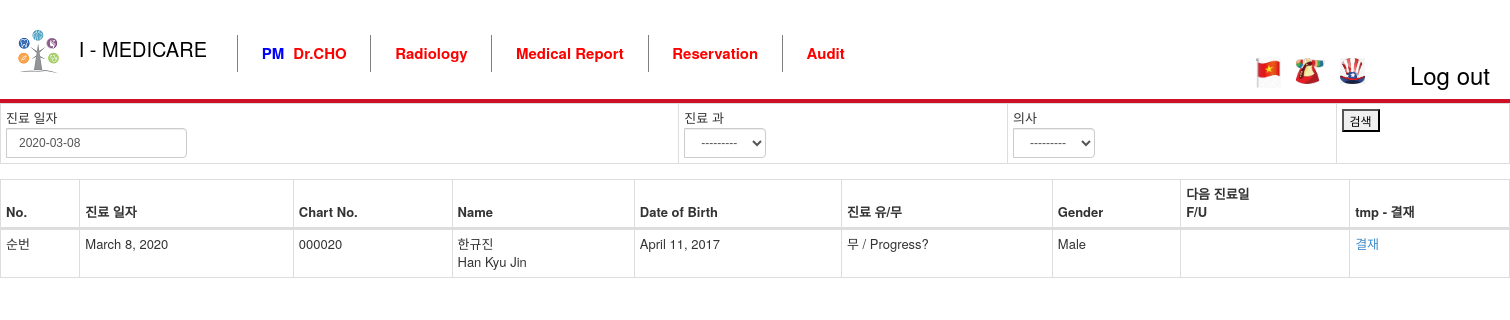
Screenshot of /receptionist/reception_status (signed in) with the database file from the repository.
### Account/models.py (models this page shows, shortened)
class User(AbstractBaseUser,PermissionsMixin):
    user_role_choices=(('ADMIN',_('Admin')),
            ('DOCTOR', _('Doctor')),
            ('PT', _('Physical Therapist')),#Physical Therapist
            ('RECEPTIONIST', _('Receptionist')),
            ('DENTREC',_('Receptionist for Dental')),
            ('PHARMACY', _('Pharmacy')),
            ('LABORATORY',_('Laboratory')),
            ('RADIATION', _('Radiation')),)
    email = models.CharField(
        verbose_name = _('email'),
        max_length = 64,
        unique = True,
        )
    is_active = models.BooleanField(
        default = True,
        verbose_name=_('is active'),
        )
    is_superuser = models.BooleanField(
        default=False,
        verbose_name=_('is superuser'),
        )
    is_staff = models.BooleanField(default=False)
    user_role = models.CharField(max_length=30, choices=user_role_choices, default='ADMIN')
    objects = UserManager()
    USERNAME_FIELD = _('email')
    def is_doctor(self):
        return str(self.user_role) == 'DOCTOR'
    def is_receptionist(self):
        return str(self.user_role) == 'RECEPTIONIST'

### Doctor/models.py (models this page shows, shortened)
class Doctor(models.Model):
    name_kor = models.CharField(
        max_length = 64,
        )
    name_eng = models.CharField(
        max_length = 64,
        )
    name_short = models.CharField(
        max_length = 64,
        )
    depart = models.ForeignKey(
        to = Depart,
        on_delete= models.DO_NOTHING,
        null=True,
        )
    user = models.OneToOneField(
        to = User,
        on_delete = models.CASCADE,
        )
    def __str__(self):
        return self.name_kor

class Depart(models.Model):
    name = models.CharField(
        max_length = 64,
        verbose_name=_('Name'),
        )
    def __str__(self):
        return self.name

### Receptionist/models.py (models this page shows)
class Reception(models.Model):
    progress_choice = (
        ('new',_('new')),
        ('deleted',_('deleted')),
        ('done',_('done'))
        )
    recorded_date = models.DateTimeField(
        auto_now_add=True,
        blank=True,
        )
    patient = models.ForeignKey(
        to = Patient,
        on_delete = models.DO_NOTHING,
        null= True,
        )
    depart = models.ForeignKey(
        to = Depart,
        on_delete = models.DO_NOTHING,
        )
    doctor = models.ForeignKey(
        to = Doctor,
        on_delete = models.DO_NOTHING,
        )
    chief_complaint = models.CharField(
        max_length = 2048,
        )
    progress = models.CharField(
        max_length = 16,
        choices=progress_choice,
        default = 'new',
        )
    reservation = models.ForeignKey(
        to = Reservation,
        on_delete = models.DO_NOTHING,
        null = True,
        )
    need_medical_report = models.BooleanField(
        default = False,
        )

### Patient/models.py (models this page shows, shortened)
class Patient(models.Model):
    name_kor = models.CharField(
        max_length = 64,
        )
    name_eng = models.CharField(
        max_length = 64,
        )
    phone = models.CharField(
        max_length = 64,
        )
    gender = models.CharField(
        max_length = 8,
        )
    date_of_birth = models.DateField(
        blank=True,
        )
    date_registered = models.DateTimeField(
        auto_now_add=True,
        )
    address = models.CharField(
        max_length = 256,
        null=True,
        )
    past_id = models.CharField(
        null = True,
        default = None,
        max_length = 32,
        )

### Receptionist/views.py (the view)
# urls.py: path('reception_status',views.reception_status, name ='reception_status'),
def reception_status(request):
    kwargs={}
    if 'search' in request.POST:
        form = SearchReceptionStatusForm(data = request.POST)
        if form.is_valid():
            if form.cleaned_data['depart'] is not None:
                kwargs['depart'] = form.cleaned_data['depart']
            if form.cleaned_data['doctor'] is not None:
                kwargs['doctor'] = form.cleaned_data['doctor']
            date_min = datetime.datetime.combine(form.cleaned_data['date'], datetime.time.min)
            date_max = datetime.datetime.combine(form.cleaned_data['date'], datetime.time.max)
    else:
        form = SearchReceptionStatusForm()
        date_min = datetime.datetime.combine(datetime.date.today(), datetime.time.min)
        date_max = datetime.datetime.combine(datetime.date.today(), datetime.time.max)
    reception = Reception.objects.filter(recorded_date__range = (date_min, date_max),**kwargs)
    return render(request,
    'Receptionist/Reception_Status.html',
            {
                'form':form,
                'datas':reception,
            },
        )

### Receptionist/templates/Receptionist/Reception_Status.html (shortened to what this page needs)
﻿{% extends "app/layout.html" %}
{% load staticfiles %}
{% block content %}
<form id="signup" class="form-horizontal" method="post" action="{% url 'Receptionist:reception_status' %}" enctype="multipart/form-data">
    <table class="table table-bordered">
        <tr>
            <td>
                <div class="input-group">
                    <div class="input-group-prepend">
                        <span class="input-group-text">진료 일자</span>
                    </div>
                    {{ form.date }}
                </div>
            </td>
            <td>
                <div class="input-group">
                    <div class="input-group-prepend">
                        <span class="input-group-text">진료 과</span>
                    </div>
                    {{ form.depart }}
                </div>
            </td>
            <td>
                <div class="input-group">
                    <div class="input-group-prepend">
                        <span class="input-group-text">의사</span>
                    </div>
                    {{ form.doctor }}
                </div>
            </td>
            <td>
                <input type="submit" value="검색" name="search" />
            </td>
        </tr>
    </table>
    <table class="table table-bordered">
        <thead>
            <tr>
                <th>No.</th>
                <th>진료 일자</th>
                <th>Chart No.</th>
                <th>Name</th>
                <th>Date of Birth</th>
                <th>진료 유/무</th>
                <th>Gender</th>
                <th>다음 진료일<br /> F/U</th>
                <th>tmp - 결재</th>
            </tr>
        </thead>
        <tbody>
            {% for data in datas%}
            <tr>
                <td>순번</td>
                <td>{{data.recorded_date.date}}</td>
                <td>{{ data.patient_id | stringformat:"06d"}}</td>
                <td>{{ data.patient.name_kor }} <br /> {{ data.patient.name_eng }} </td>
                <td>{{ data.patient.date_of_birth }}</td>
                <td>무 / Progress?</td>
                <td>{{ data.patient.gender }}</td>
                <td>{{ data.follow_update }}</td>
                <td><a href="{% url 'Receptionist:storage' reception_num=data.id%}">결재</a></td>
            </tr>
            {% endfor %}
        </tbody>
    </table>
</form>
{% endblock %}

### app/templates/app/layout.html (shortened to what this page needs)
﻿<!DOCTYPE html>
{% load i18n %}
<html >
<head>
    {% load staticfiles %}
    <link rel="stylesheet" type="text/css" href="{% static 'app/content/bootstrap.min.css' %}" />
    <link rel="stylesheet" type="text/css" href="{% static 'css/wrapper.css' %}" />
    <link rel="stylesheet" href="http://code.jquery.com/ui/1.8.18/themes/base/jquery-ui.css" type="text/css" />
    <link rel="stylesheet" type="text/css" href="https://cdn.jsdelivr.net/npm/daterangepicker/daterangepicker.css" />
</head>
<body>
    <div class="navbar navbar-inverse navbar-fixed-top" style=" margin:0px; position:inherit; background:rgb(255, 255, 255); border-bottom:4px solid rgba(206, 17, 39, 1);border-color:rgba(206, 17, 39, 1);">
        <div class="">
            <div class="navbar-header">
                <a href="{% url 'index' %}" class="navbar-brand" style="padding-top:7.5px; padding-left:15px; padding-right:15px; color:rgba(0,0,0, 1); font-size:20px; ">
                <img src="{% static 'img/Menu_icon.png' %}" style="height:47px;"/>&nbsp;&nbsp;&nbsp;I - MEDICARE</a>
            </div>
            <div class="navbar-collapse collapse top_menu" >
                <ul class="nav menu_contents_ul" style="display:inline-block">
                    {% with url_name=request.resolver_match.url_name %}
                    {% if user.is_receptionist %}
                        <li {% if url_name == 'reception_index' %}class="active"{% endif %}><a href="{% url 'Receptionist:reception_index' %}" >{{ _('Registration') }}</a></li>
                        <li {% if url_name == 'storage_page' %}class="active"{% endif %}><a href="{% url 'Receptionist:storage_page'%}">{{ _('Payment') }}</a></li>
                        <li {% if url_name == 'reservation' %}class="active"{% endif %}><a href="{% url 'Receptionist:reservation'%}">{{ _('Reservation') }}</a></li>
                    {% elif user.is_doctor %}
                        <li {% if url_name == 'index' %}class="active"{% endif %}><a href="{% url 'Doctor:index'%}">
                            <span style="margin-right:5px;color:blue;">{{ user.doctor.depart.name }} </span> Dr.{{user.doctor.name_short }}</a>
                        </li>
                        <li {% if url_name == 'radiation_index' %}class="active"{% endif %}><a href="{% url 'Radiation:radiation_index'%}">{{ _('Radiology') }}</a></li>
                        <li {% if url_name == 'report' %}class="active"{% endif %}><a href="{% url 'Doctor:report'%}">{{ _('Medical Report') }}</a></li>
                        <li {% if url_name == 'reservation' %}class="active"{% endif %}><a href="{% url 'Receptionist:reservation'%}">{{ _('Reservation') }}</a></li>
                        <li {% if url_name == 'audit' %}class="active"{% endif %}><a href="{% url 'Doctor:audit'%}">{{ _('Audit') }}</a></li>
                    {% elif user.is_pharmacy %}
                        <li {% if url_name == 'pharmacy_index' %}class="active"{% endif %}><a href="{% url 'Pharmacy:pharmacy_index'%}">{{ _('Pharmacy') }}</a></li>
                    {% elif user.is_laboratory %}
                        <li {% if url_name == 'laboratory_index' %}class="active"{% endif %}><a href="{% url 'Laboratory:laboratory_index'%}">{{ _('Laboratory') }}</a></li>
                    {% elif user.is_radiation %}
                        <li {% if url_name == 'radiation_index' %}class="active"{% endif %}><a href="{% url 'Radiation:radiation_index'%}">{{ _('Radiology') }}</a></li>
                    {% elif user.is_admin %}
                        <li><a href="#REVENUE_TOTAL">REVENUE TOTAL</a></li>
                        <!--<li><a href="#DOCTOR_PROFIT">DOCTORS PROFIT</a></li>
                        <li><a href="#MEDICINE_TOTAL">MEDICINE</a></li>-->
                    {% elif user.is_physical_therapist %}
                        <li {% if url_name == 'physical_therapist_index' %}class="active"{% endif %}><a href="{% url 'physical_therapist:index'%}">{{ _('Physical Therapist') }}</a></li>
                    {% endif %}
                    {% endwith %}
                </ul>
                {% include 'app/loginpartial.html' %}
                <ul class="language_ul nav navbar-nav navbar-right" style="margin-right:30px;">
                    <li><a href="" onclick="set_lang('vie')"><image src="{% static 'img/vie.png' %}" style='height:30px;' /></a></li>
                    <li><a href="" onclick="set_lang('ko')"><image src="{% static 'img/ko.png' %} " style='height:26px;'/></a></li>
                    <li><a href="" onclick="set_lang('en')"><image src="{% static 'img/en.png' %} " style='height:26px;'/></a></li>
                </ul>
            </div>
        </div>
    </div>
    <div class="body-content">
{% block content %}{% endblock %}
    </div>
</body>
</html>

### Manage/static/css/wrapper.css (style rules this page uses)
html { margin:0; padding:0; width:100%; height:100%; }
body { min-width: 1500px; max-width: 1980px; min-height: 750px; margin: 0; padding: 0; font: 6.7px; }
body:before { overflow-x: hidden; overflow-y: auto; height: auto; display: block; padding-top: 100%; }
.body-content { height: 100%; width: 100%; }
input, select, textarea { font: 400 12px Arial; }
th ,td { font-size: 13px; }
.menu_contents_ul { margin-top: 15px; display: inline-block; vertical-align: bottom; list-style: none; float: left; padding-left: 0px; }
.menu_contents_ul li { font-size: 15px; font-weight: bold; border-left: 1px solid gray; list-style: none; float: left; padding-left: 7.7px; padding-right: 7.7px; }
.menu_contents_ul li:first-child { margin-left: 15px; }
.menu_contents_ul li a { color: red; padding:8px 16px; }
.language_ul { list-style:none; }
.language_ul li a { padding:0px; margin-top: 38px; margin-right: 15px; }
.top_menu { padding:0px; }
.form-control { font-size: 12px; padding: 3px 12px; height:30px; }
.table { margin-bottom: 15px; }
.table thead > tr > th, .table tbody > tr > th, .table tfoot > tr > th, .table thead > tr > td, .table tbody > tr > td, .table tfoot > tr > td { padding: 5px; border-top: 1px solid #ddd; }
.table thead > tr > th { border-bottom: 0.4vh solid #ddd; }

### rows the page displays
User: doctor.depart.name "PM", doctor.name_short "CHO"
Reception: recorded_date "March 8, 2020", patient_id "000020", patient.name_kor "한규진", patient.name_eng "Han Kyu Jin", patient.date_of_birth "April 11, 2017", patient.gender "Male"
